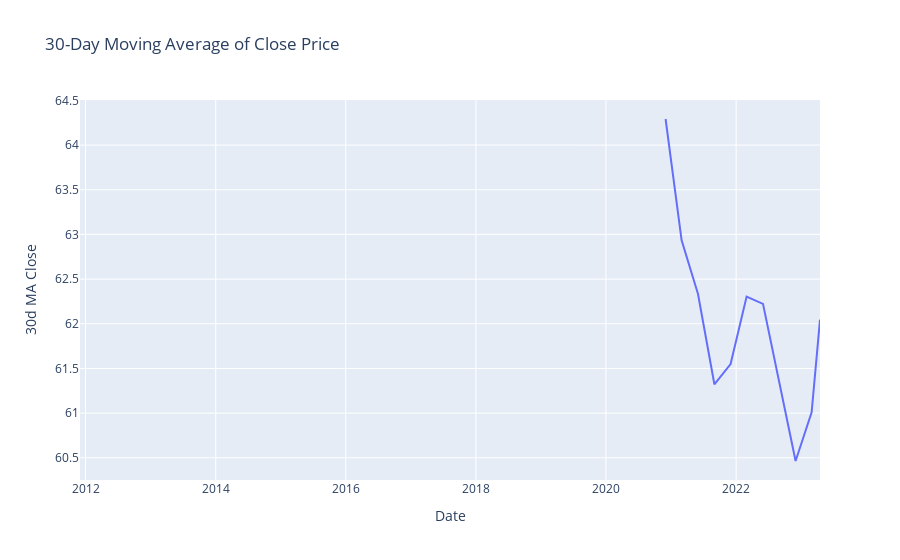

Notebook code for this chart:
### Code cell
# Calculating the 30-day moving average of the 'Close' price and adding it as a new column to the DataFrame.
# Plotting the 30-day moving average over time using Plotly Express to visualize the trend of closing prices.
# This allows for an analysis of the general direction of the price movement over a specified period.
rolling_window = 30  # days
crude_oil_df['30d MA Close'] = crude_oil_df['Close'].rolling(window=rolling_window).mean()

fig = px.line(crude_oil_df, x='Date', y='30d MA Close', title=f'{rolling_window}-Day Moving Average of Close Price')
fig.show()

### Figure 1 — Plotly figure (JSON) as saved in the notebook; plotly's stock layout.template omitted (floating-point values rounded to 4 significant figures)
{"data": [{"hovertemplate": "Date=%{x}<br>30d MA Close=%{y}<extra></extra>", "legendgroup": "", "line": {"color": "#636efa", "dash": "solid"}, "marker": {"symbol": "circle"}, "mode": "lines", "name": "", "orientation": "v", "showlegend": false, "type": "scatter", "x": ["2011-12-01T00:00:00", "2012-03-01T00:00:00", "2012-06-01T00:00:00", "2012-09-01T00:00:00", "2012-12-01T00:00:00", "2013-03-01T00:00:00", "2013-06-01T00:00:00", "2014-03-01T00:00:00", "2014-09-01T00:00:00", "2014-12-01T00:00:00", "2015-06-01T00:00:00", "2015-09-01T00:00:00", "2015-12-01T00:00:00", "2016-03-01T00:00:00", "2016-06-01T00:00:00", "2016-09-01T00:00:00", "2016-12-01T00:00:00", "2017-03-01T00:00:00", "2017-06-01T00:00:00", "2017-09-01T00:00:00", "2017-12-01T00:00:00", "2018-03-01T00:00:00", "2018-06-01T00:00:00", "2018-09-01T00:00:00", "2018-12-01T00:00:00", "2019-03-01T00:00:00", "2019-06-01T00:00:00", "2020-06-01T00:00:00", "2020-09-01T00:00:00", "2020-12-01T00:00:00", "2021-03-01T00:00:00", "2021-06-01T00:00:00", "2021-09-01T00:00:00", "2021-12-01T00:00:00", "2022-03-01T00:00:00", "2022-06-01T00:00:00", "2022-09-01T00:00:00", "2022-12-01T00:00:00", "2023-03-01T00:00:00", "2023-04-17T00:00:00"], "xaxis": "x", "y": [null, null, null, null, null, null, null, null, null, null, null, null, null, null, null, null, null, null, null, null, null, null, null, null, null, null, null, null, null, 64.29, 62.93, 62.33, 61.32, 61.55, 62.3, 62.22, 61.32, 60.46, 61.01, 62.05], "yaxis": "y"}], "layout": {"legend": {"tracegroupgap": 0}, "title": {"text": "30-Day Moving Average of Close Price"}, "xaxis": {"anchor": "y", "domain": [0, 1], "title": {"text": "Date"}}, "yaxis": {"anchor": "x", "domain": [0, 1], "title": {"text": "30d MA Close"}}}}
